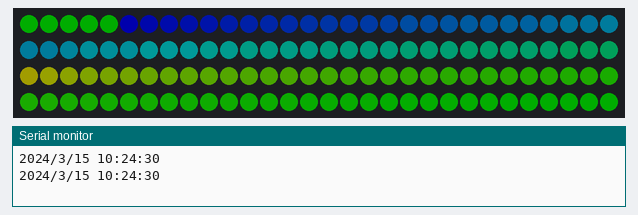
The sketch below on a simulated ATtiny85, built with avr-gcc and run on an emulated ATtiny85. Parts: 120 RGB LEDs in strip order, left to right, continuing on the next row, the last lines printed to the serial monitor. Dim RGB values are drawn brighter than linear; the local clock reads 2024-03-15 10:24:30 at power-on unless the sketch sets it.

Above: at 0.1 s.
At 10.1 s:
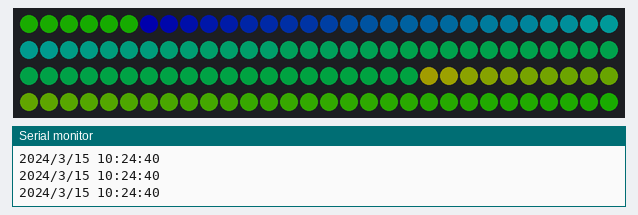
At 19.1 s:
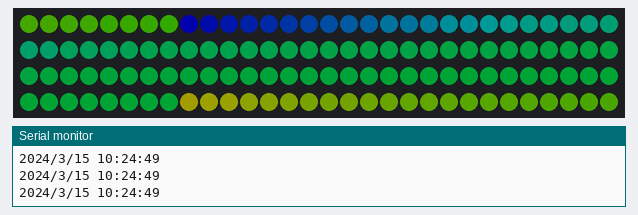
At 28.1 s:
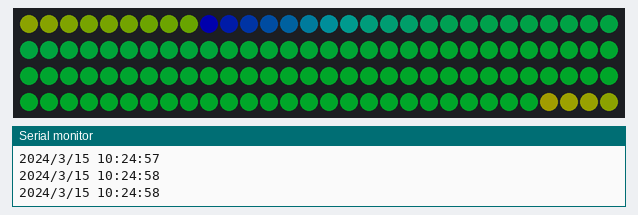
At 38.1 s:
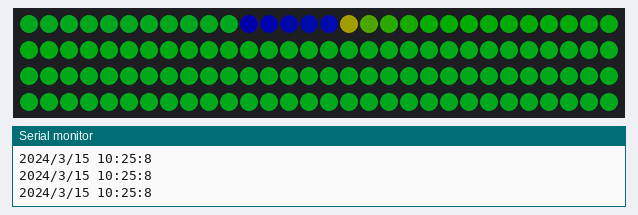

The sketch:

thelightclock.ino
```cpp
#include <Wire.h>
#include "RTClib.h"
#include <avr/power.h>
#include <FastLED.h>


#define PIXEL_PIN 6  //the pin that attaches to the neopixel strip
#define N_PIX 120 //the number of pixels in the strip
#define colourbuttonPin 9     // the number of the button to change colour
#define modebuttonPin 10 // the number of the button to change mode


RTC_DS1307 rtc;

DateTime now;


CHSV Hour_Colour(64,255,255);
CHSV Minute_Colour(160,255,255);
CHSV Second_Colour(0, 0, 255);

// CRGB Hour_Colour= CRGB::Yellow;
// CRGB Minute_Colour= CRGB::Blue;
// CRGB Second_Colour= CRGB::White;
int Secondsonoff = 1;
int faceMode = 0;
int colourMode = 0;
int Randommode;
int debug = 0;
int testrun = 1;
int pressholdcheck1 = 0;

//Parameter 1 = number of pixels in strip
// Parameter 2 = Arduino pin number (most are valid)
// Parameter 3 = pixel type flags, add together as needed:
// NEO_KHZ800800 KHz bitstream (most NeoPixel products w/WS2812 LEDs)
// NEO_GRB Pixels are wired for GRB bitstream (most NeoPixel products)

CRGB leds[N_PIX];


void setup() {
  // try fastled code??

  //FastLED.addLeds<NEOPIXEL, PIXEL_PIN>(leds, N_PIX);

  // initialize the pushbutton pin as an input:
  pinMode(modebuttonPin, INPUT_PULLUP);
  pinMode(colourbuttonPin, INPUT_PULLUP);


  Serial.begin(115200);
  Wire.begin();
  rtc.begin();

  FastLED.addLeds<NEOPIXEL, PIXEL_PIN>(leds, N_PIX);
  FastLED.setBrightness(50);

    //lower brightness for low voltage applications, like when powering off computer USB to test code. ENSURE YOU REMOVE THIS LINE PRIOR TO FINAL BUILD
    //strip.setBrightness(30);


    if (! rtc.isrunning()) {
    	Serial.println("RTC is NOT running!");
      // following line sets the RTC to the date & time this sketch was compiled
      rtc.adjust(DateTime(F(__DATE__), F(__TIME__)));
      // This line sets the RTC with an explicit date & time, for example to set
      // January 21, 2014 at 3am you would call:
      // rtc.adjust(DateTime(2014, 1, 21, 3, 0, 0));
  }
  now = rtc.now();

}

void loop() {
      int secs;
  int buttonState;
  uint16_t hour_pos;
  uint16_t mins_pos;

    // I wanted a debug mode to run the face faster to test out colour combinations

  if(testrun == 1){
        // get the position of the hour hand and the minute hand
    hour_pos = (now.minute() % 12) * N_PIX / 12 + now.second()/6;
    mins_pos = now.second() * N_PIX / 60;

    } else {
          // get the position of the hour hand and the minute hand
      hour_pos = (now.hour() % 12) * N_PIX / 12 + now.minute()/6;
      mins_pos = now.minute() * N_PIX / 60;

  }
// call the face that has it's mode currently active
  switch (faceMode) {
    case 0:
    fadeface(hour_pos, mins_pos);
    break;
    case 1:
    chsvface(hour_pos, mins_pos);
    // break;
    // case 2:
    // fadeblockface(hour_pos, mins_pos);
    // break;
    // case 3:
    // aprilface(hour_pos, mins_pos);
    // break;
  }

  // if(Secondsonoff == 1 && testrun == 0){
  //  int sec_pos = now.second() * N_PIX / 60;
  //  strip.setPixelColor(sec_pos, Second_Colour[0], Second_Colour[1], Second_Colour[2]);

  // }
  FastLED.show();

  buttonState = digitalRead(modebuttonPin);

  // check if the pushbutton is pressed.
  // if it is, the buttonState is LOW:
  if (buttonState == LOW) {

    //check if the button has been continuously held down since it was pressed.
    if(pressholdcheck1 == 0) {
      faceMode++;
      faceMode%=4;
      pressholdcheck1 = 1;
    }
  }
  else {

    pressholdcheck1 = 0;
  }

  secs = now.second();

  now = rtc.now();
  Serial.print(now.year(), DEC);
  Serial.print('/');
  Serial.print(now.month(), DEC);
  Serial.print('/');
  Serial.print(now.day(), DEC);
  Serial.print(' ');
  Serial.print(now.hour(), DEC);
  Serial.print(':');
  Serial.print(now.minute(), DEC);
  Serial.print(':');
  Serial.print(now.second(), DEC);
  Serial.println();

}

void fadeface(uint16_t hour_pos, uint16_t min_pos){
	fract8 fadepoint;
	fract8 midpoint = 128;
	CHSV fadecolour(0,0,100);
	CHSV hourpix;
	CHSV minpix;
	CHSV blendedpix;


	for(int j=0; j<N_PIX; j++){


	fadepoint = (min_pos+j)%N_PIX*255;
	minpix = nblend(fadecolour, Minute_Colour,fadepoint);
	fadepoint = (hour_pos+j)%N_PIX*255;
	hourpix = nblend(fadecolour, Hour_Colour,fadepoint);

	blendedpix = blend(hourpix, minpix, midpoint);

	leds[N_PIX-j-1] = blendedpix;
	//Serial.println(addedpix[j]);

    }
}
void chsvface(uint16_t hour_pos, uint16_t min_pos) {
	fract8 fadepoint;
	fract8 midpoint = 128;
	CHSV hourpix;
	CHSV minpix;
	CHSV blendedpix;
	int minstr;
	int hourstr;


	for(int j=0; j<N_PIX; j++){
		// fadepoint = ((j+hour_pos)%N_PIX)*255/120;
	 //   hourpix = blend(Hour_Colour, fadecolour, fadepoint);
	 //    fadepoint = ((j+min_pos)%N_PIX)*255/120;
	 //    minpix = blend(Minute_Colour, fadecolour, fadepoint);
	 	hourstr = (N_PIX+j-hour_pos)%N_PIX;
	 	minstr = (N_PIX+j-min_pos)%N_PIX;
	    fadepoint= 255-255*hourstr/(hourstr+minstr);
	    blendedpix = blend(Hour_Colour, Minute_Colour, fadepoint);

	    leds[j] = blendedpix;

    }

}
```
